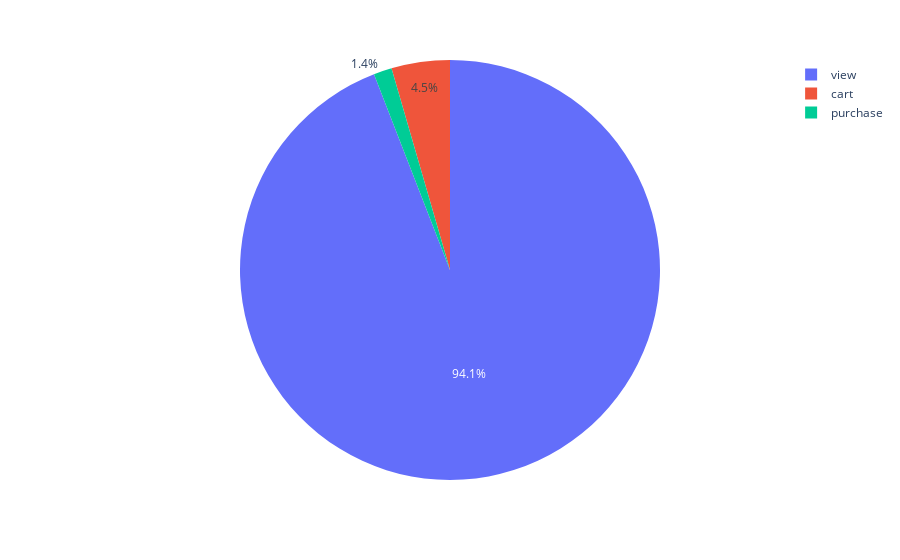

This figure's notebook cell:
### Markdown cell above
### 3. Customer Behavior Analysis

#### Visitors, Possible Customers & Buyers

### Code cell
visitors = (df_Nov.groupby('event_type')
            ['user_id'].agg(['count'])
            .sort_values(by='count', ascending=False)
            .rename(columns={"count":"count_of_users"})
            .reset_index())
visitors['prcnt'] = (100 * visitors['count_of_users'] / visitors['count_of_users'].sum()).round(1)
print(visitors)

px.pie(visitors, values='prcnt', names='event_type')

### Figure 1 — Plotly figure (JSON) as saved in the notebook; plotly's stock layout.template omitted (floating-point values rounded to 4 significant figures)
{"data": [{"domain": {"x": [0, 1], "y": [0, 1]}, "hovertemplate": "event_type=%{label}<br>prcnt=%{value}<extra></extra>", "labels": ["view", "cart", "purchase"], "legendgroup": "", "name": "", "showlegend": true, "type": "pie", "values": [94.2, 4.5, 1.4]}], "layout": {"legend": {"tracegroupgap": 0}, "margin": {"t": 60}}}
